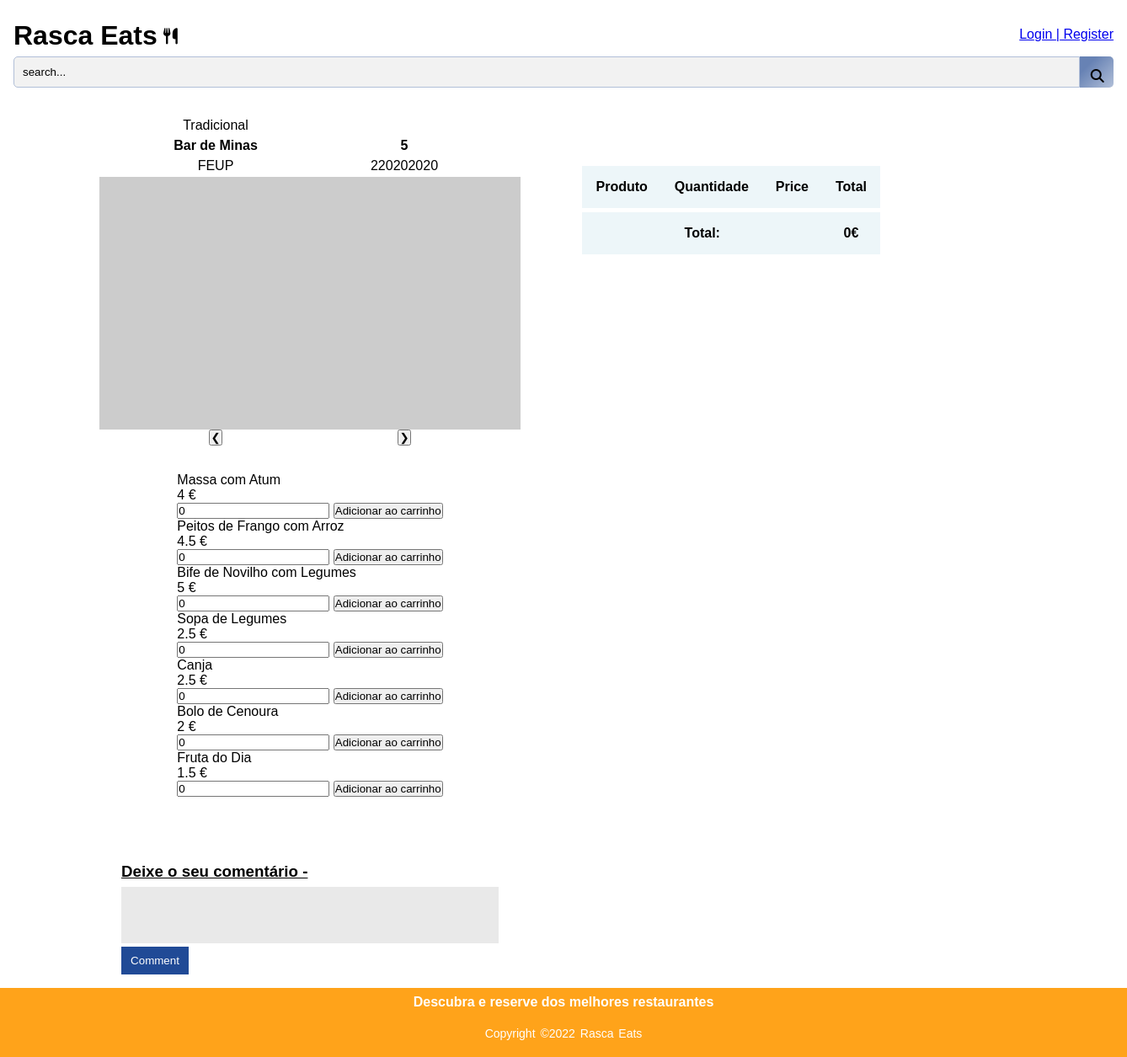
/restaurant.php?id=1, run on an earlier commit of the app's database.
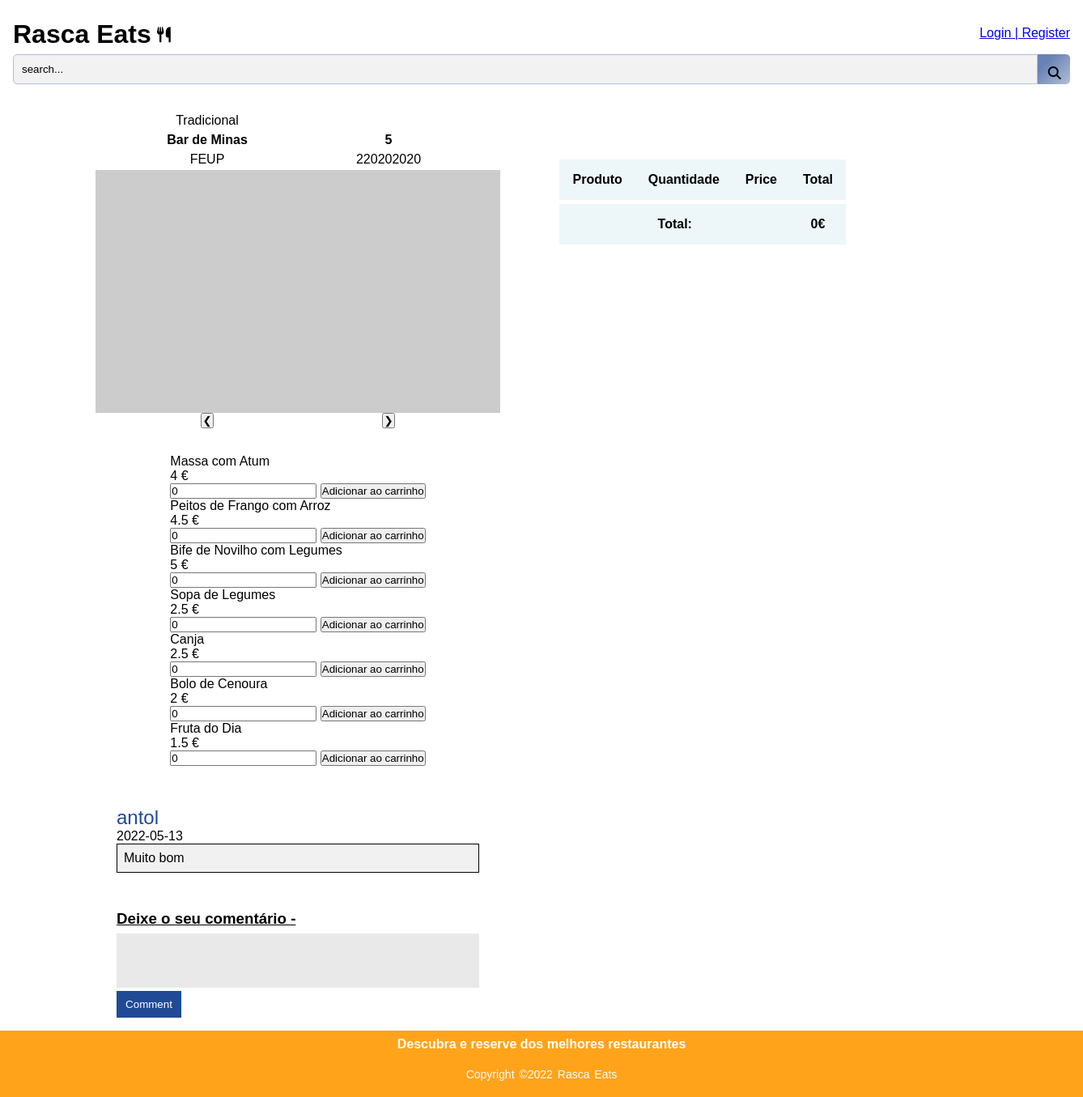
And on a later commit of the database.
### tables this page shows
CREATE TABLE Restaurant(
    restaurantId int PRIMARY KEY,
    restaurantName varchar NOT NULL,
    adress varchar NOT NULL,
    category varchar NOT NULL,
    phoneNumber int NOT NULL,
    rating real
);

CREATE TABLE Dish(
    dishId int PRIMARY KEY,
    restaurantId int,
    dishName varchar,
    price real,
    category varchar,
    CONSTRAINT fk_restaurantId FOREIGN KEY (restaurantId)
        REFERENCES Restaurant(restaurantId) 
        ON DELETE CASCADE
        ON UPDATE CASCADE
);

CREATE TABLE Comments(
    clientId int NOT NULL,
    restaurantId int NOT NULL,
    comment varchar NOT NULL,
    published date NOT NULL,
    CONSTRAINT fk_clientId FOREIGN KEY (clientId)
        REFERENCES Client(clientId) 
        ON DELETE CASCADE
        ON UPDATE CASCADE,
    CONSTRAINT fk_restaurantId FOREIGN KEY (restaurantId)
        REFERENCES Restaurant(restaurantId) 
        ON DELETE CASCADE
        ON UPDATE CASCADE 
);

CREATE TABLE Client(
    clientId int PRIMARY KEY NOT NULL,
    clientName varchar NOT NULL,
    email varchar NOT NULL,
    phoneNumber int NOT NULL,
    adress varchar NOT NULL,
    password varchar NOT NULL,
    username varchar NOT NULL
);

### sql/restaurant.php (called while the page is built, shortened)
<?php
    function getRestaurant($db){
        $stmt = $db->prepare('SELECT * FROM Restaurant WHERE restaurantId = ?');
        $stmt->execute(array($_GET['id']));
        return $stmt->fetch();
    }
    function getMenu($db){
        $stmt = $db->prepare('SELECT * FROM Dish WHERE restaurantId = ?');
        $stmt->execute(array($_GET['id']));
        return $stmt->fetchAll();
    }
?>

### sql/comments.php (called while the page is built, shortened)
<?php
    function getComments($db){
        $stmt = $db->prepare('SELECT * FROM Comments JOIN Client USING (clientID) WHERE restaurantId = ?');
        $stmt->execute(array($_GET['id']));
        return $stmt->fetchAll();
    }
?>

### restaurant.php (the view, shortened to what this page needs)
<?php
    require_once('sql/restaurant.php');
    require_once('templates/comments.php');
    require_once('sql/comments.php');
    $db = getDatabaseConnection();
    $db->setAttribute(PDO::ATTR_DEFAULT_FETCH_MODE, PDO::FETCH_ASSOC);
    $restaurant = getRestaurant($db);
    $menu = getMenu($db);
    $comments = getComments($db);
?>
<!DOCTYPE html>
<html lang="en">
<head>
    <link rel="stylesheet" href="style.css">
    <link rel="stylesheet" href="restaurant.css">
    <link rel="stylesheet" href="css/comments.css">
</head>
<body>
<header>
        <h1><a href="frontPage.php">Rasca Eats</a></h1>
        <i class="fa-solid fa-utensils"></i>
        <form action="https://www.google.pt/?hl=pt-PT" method="get" id="loginForm">
            <div class="login">
                <a href="login_register.php">Login | Register</a>
            </div>
        </form>
        <form action="file:///C:/Users/antol/LTW_php/Projeto_LTW/proj.html" method="get">
            <div class="search">
                <input type="text" class="searchInput" name="search" placeholder="search...">
                <button type="submit" class="searchButton">
                    <i class="fa-solid fa-magnifying-glass"></i>
                </button>
            </div>
        </form>
    </header>
    <section id= "restaurant">
        <p>
            <?php echo $restaurant['category'] ?>
        </p>
        <p>
            <?php echo $restaurant['restaurantName'] ?>
        </p>
        <p>
            <?php echo $restaurant['rating'] ?>
        </p>
        <p>
            <?php echo $restaurant['phoneNumber'] ?>
        </p>
        <p>
            <?php echo $restaurant['adress'] ?>
        </p>
        <img class = "slide" src="https://picsum.photos/500/300?food1" alt="Restaurant photo">
        <button class="left-button" onclick="plusDivs(-1)">&#10094;</button>
        <button class="right-button" onclick="plusDivs(+1)">&#10095;</button>
    </section>
    <section id = "cart">
    <table>
        <thead>
          <tr><th>Produto</th><th>Quantidade</th><th>Price</th><th>Total</th></tr>
        </thead>
        <tfoot>
          <tr><th colspan="3">Total:</th><th>0</th></tr>
        </tfoot>
      </table>
    </section>
    <section id = "dishes">
        <?php
            foreach($menu as $dish){ ?>
            <article>
                <p class="dishName"><?php echo $dish['dishName'] ?></p>
                <p class = "dishPrice"><?php echo $dish['price'] ?></p>
                <input class="quantity" type="number" value="0">
                <button class="buy">Adicionar ao carrinho</button></article> <?php
            }
        ?>
    </section>
    <section id = "reviews">
            <?php output_comments($comments)?>
            <h3>Deixe o seu comentário - </h3>
            <?php echo "<form method='POST' action='".setComments($db)."'>
                <input type='hidden' name='clientId' value='1'>
                <input type='hidden' name='restaurantId' value='2'>
                <input type='hidden' name='date' value='".date('Y-m-d')."'>
                <textarea name='comment'></textarea><br>
                <button type='submit' name='commentSubmit'>Comment</button>
            </form>"; ?>
        </section>
    <footer>
        <div class="footer-content">
            <h4>Descubra e reserve dos melhores restaurantes</h4>
        </div>
        <div class="footer-bottom">
            <p>copyright &copy;2022 Rasca Eats</p>
        </div>
    </footer>
    </body>
</html>

### templates/comments.php
<?php
    function output_comments($comments){
        foreach($comments as $comment ){?>
            <article class="comments">
                <br>
                <span class="username"><p><?php echo $comment['username'] ?></p></span>
                <span class="date"><?=date('Y-m-d', strtotime($comment['published']))?></span>
                <span class ="comment"><p><?php echo $comment['comment'] ?></p></span>
            </article>
<?php   }
    }
?>

### style.css (style rules this page uses)
* { margin: 0; padding: 0; font-family:sans-serif; }
header { padding: 1em; display: grid; grid-template-columns: 11em 3em auto; padding-top: 1.5em; }
header h1 { grid-column: 1; grid-row: 1/1; padding-bottom: 0.2em; }
header h1 a { text-decoration: none; color: black; }
header i { grid-column: 2; grid-row: 1; text-align: left; padding-top: 0.5em; font-size: larger; padding-left: 0.1em; }
#loginForm { grid-column: 3; grid-row: 1; display: block; text-align: right; padding-top: 0.5em; }
header form { grid-column: 1/4; grid-row: 2; }
.search { width: 100%; display: inline-flex; }
.searchInput { flex-grow: 1; padding: 10px; outline: none; border: 1px solid #b1bfd8; border-radius: 5px 0 0 5px; background: rgb(242, 242, 242); transition: background 0.25s, box-shadow 0.25s; }
.searchInput::placeholder { color:rgb(0, 0, 0) }
.searchButton { width: 3em; background: #b1bfd8; background-image: linear-gradient(315deg, #b1bfd8 0%, #6782b4 74%); color: black ; outline: none; border: none; display: flex; align-items: center; justify-content: center; border-radius: 0 5px 5px 0; cursor: pointer; user-select: none; }
footer { background-color: #ffa31a; font-family: 'Gill Sans', 'Gill Sans MT', Calibri, 'Trebuchet MS', sans-serif; padding-top: 0.5em; color: #fff; }
.footer-content { display: flex; align-items: center; justify-content: center; flex-direction: column; }
.footer-bottom { background: transparent; padding: 20px 0; text-align: center; }
.footer-bottom p { font-size: 14px; word-spacing: 2px; text-transform: capitalize; }

### restaurant.css (style rules this page uses)
body { display: grid; grid-template-columns: 8em 30em 15em 30em; }
header { grid-column: 1/6; grid-row:1/1; }
#cart { position: fixed; right:18em; top:11em; }
#restaurant { grid-column: 2/2; grid-row:2/2; display: grid; grid-template-columns: 1fr 1fr; grid-template-rows: auto auto auto 1fr; justify-items: center; padding: 1em; }
#restaurant p { padding:0.2em; }
#restaurant p:nth-child(1) { grid-column-start: 1; grid-row-start: 1; font-weight: 100; }
#restaurant p:nth-child(2) { grid-column-start: 1; grid-row-start: 2; font-weight: bold; }
#restaurant p:nth-child(3) { grid-column-start: 2; grid-row-start: 2; font-weight: bold; }
#restaurant p:nth-child(4) { grid-column-start: 2; grid-row-start: 3; }
#restaurant p:nth-child(5) { grid-column-start: 1; grid-row-start: 3; }
#restaurant img { grid-column:1 / 3; justify-items: center; }
#cart table { border-collapse: collapse; margin: 1em 0; }
#cart th, #cart td { padding: 1em; text-align: center; }
#cart tfoot th:last-child::after { content: "€"; }
#cart tr { background-color: #ffddd2; border: 5px solid white; }
#cart thead tr, #cart tfoot tr { background-color: #edf6f9; }
#dishes { grid-column: 2/2; grid-row:3/3; padding: 1em; margin:0 auto; }
#dishes article p:nth-child(2)::after { content: " €"; }
#reviews { grid-column: 2/2; grid-row:4/4; padding: 1em; }
footer { grid-column: 1/6; grid-row:5/5; }

### css/comments.css (style rules this page uses)
.comments .username p { color: rgb(32, 74, 150); font-size: 1.5em; }
.comments .comment p { border: 1px; border-style: solid; padding: 0.5em; background-color: rgb(241, 241, 241); }
#reviews form textarea { width: 100%; height: 5em; background-color: rgb(233, 233, 233); resize: none; border: none; margin-top: 0.5em; }
#reviews form button { width: 6em; height: 2.5em; background-color: rgb(32, 74, 150); color: white; border: none; font-weight: 400; cursor: pointer; }
#reviews h3 { margin-top: 2.5em; text-decoration: underline; }

What changed in the data, as far as the page shows it:
added comments: clientId.username "antol", published "2022-05-13", comment "Muito bom"
